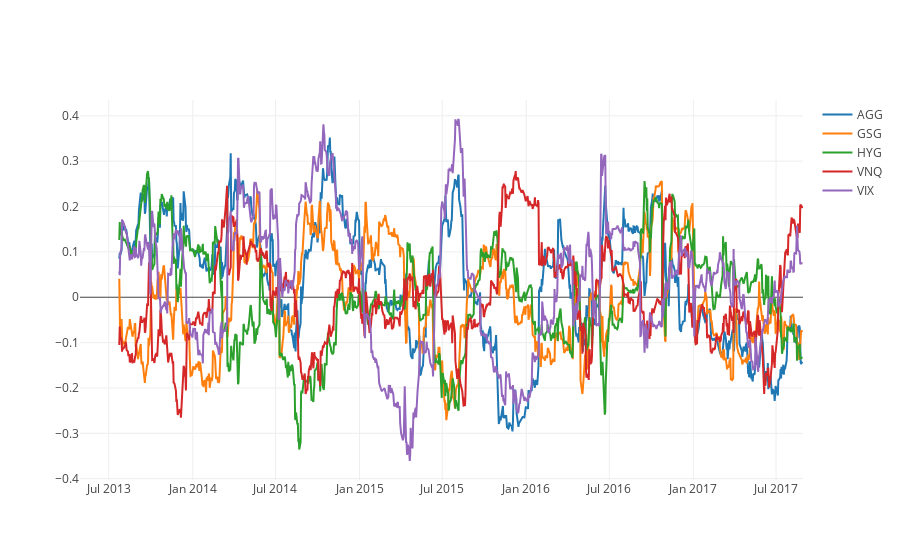

Notebook code for this chart:
### Code cell
ts = []
N = len(roll_corr.columns)
for c in roll_corr.columns[2*N/3:]:
    ts.append(go.Scatter(x = roll_corr.index, y = roll_corr.loc[:,c], mode = 'line', name = c))

data = ts
py.iplot(data)

### Figure 1 — Plotly figure (JSON) as saved in the notebook; plotly's stock layout.template omitted (floating-point values rounded to 4 significant figures; data arrays with more than 128 entries replaced by an {"elided": "..."} marker saying what was removed)
{"data": [{"mode": "line", "name": "AGG", "type": "scatter", "x": {"elided": "1094 str values"}, "y": {"elided": "1094 float values"}}, {"mode": "line", "name": "GSG", "type": "scatter", "x": {"elided": "1094 str values"}, "y": {"elided": "1094 float values"}}, {"mode": "line", "name": "HYG", "type": "scatter", "x": {"elided": "1094 str values"}, "y": {"elided": "1094 float values"}}, {"mode": "line", "name": "VNQ", "type": "scatter", "x": {"elided": "1094 str values"}, "y": {"elided": "1094 float values"}}, {"mode": "line", "name": "VIX", "type": "scatter", "x": {"elided": "1094 str values"}, "y": {"elided": "1094 float values"}}], "layout": {}}
